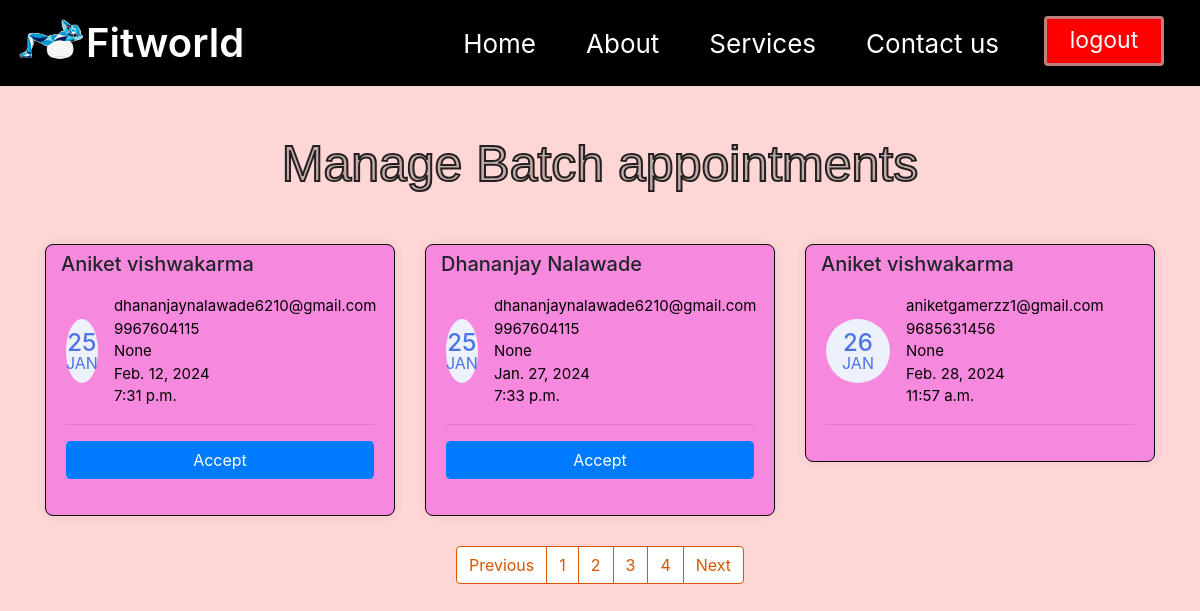
/managebatch?page=2, run on the app's committed database.
### myapp/models.py (models this page shows, shortened)
class Batch_Appointment(models.Model):
    first_name = models.CharField(max_length=255)
    last_name = models.CharField(max_length=255)
    email = models.CharField(max_length=50)
    phone = models.CharField(max_length=10)
    sent_date = models.DateField( auto_now_add=False,default=True)
    accepted = models.BooleanField(default=False)
    accepted_date = models.DateField( auto_now_add=False, null=True, blank=True)
    event_time =models.TimeField(auto_now=True, auto_now_add=False)
    course = models.CharField( max_length=50, null=True)
    request_date =models.DateField(auto_now=False, auto_now_add=False)

### myapp/views.py (the view, shortened to what this page needs)
# urls.py: path("managebatch", ManageBatchAppointmentTemplateView.as_view(), name="bmanage"),
class ManageBatchAppointmentTemplateView(ListView):
    template_name = "BAppointment.html"
    model = Batch_Appointment
    context_object_name = "batch_appointments"
    login_required = True
    paginate_by = 3
    def get_context_data(self,*args, **kwargs):
        context = super().get_context_data(*args, **kwargs)
        appointments = Batch_Appointment.objects.all()
        context.update({
            "title":"Batch Appointments"
        })
        return context

### template/BAppointment.html (shortened to what this page needs)
{% extends '1.html' %}
{% block body %}
<body>
    <div class="container mt-5">
        <div class="content">
            <h3>
                Manage Batch appointments
            </h3>
        </div>
        <div class="row">
        {% for app in batch_appointments %}
            <div class="col-lg-4">
                <div class="card card-margin">
                    <div class="card-header no-border">
                        <h5 class="card-title">{{app.first_name}} {{app.last_name}}</h5>
                    </div>
                    <div class="card-body pt-0">
                        <div class="widget-49">
                            <div class="widget-49-title-wrapper">
                                <div class="widget-49-date-primary">
                                    <span class="widget-49-date-day">{{app.sent_date|date:"d"}}</span>
                                    <span class="widget-49-date-month">{{app.sent_date|date:"M"}}</span>
                                </div>
                                <div class="widget-49-meeting-info">
                                    <span class="widget-49-pro-title">{{app.email}}</span>
                                    <span class="widget-49-pro-title">{{app.phone}}</span>
                                    <span class="widget-49-pro-title">{{app.course}}</span>
                                    <span class="widget-49-pro-title">{{app.request_date}}</span>
                                    <span class="widget-49-pro-title">{{app.event_time}}</span>
                                </div>
                            </div>
                            <hr class="w-100">
                            {% if app.accepted == False %}
                            <form method="POST" action="{% url 'bmanage' %}">
                            <div class="form-group">
                                <input class="btn-block btn-primary form-control" type="submit" value="Accept">
                            </div>
                            </form>
                            {% endif %}
                        </div>
                    </div>
                </div>
            </div>
        {% endfor %}
        </div>
        {% if is_paginated %}
        <div class="wrapper">
            <nav aria-label="Page navigation example">
                <ul class="pagination">
                    {% if page_obj.has_previous %}
                    <li class="page-item"><a class="page-link" href="?page={{page_obj.prebious_page_number}}">Previous</a></li>
                    {% endif %}
                    {% for number in page_obj.paginator.page_range %}
                    <li class="page-item"><a class="page-link" href="?page={{number}}">{{number}}</a></li>
                    {% endfor %}
                    {% if page_obj.has_next %}
                    <li class="page-item"><a class="page-link" href="?page={{page_obj.prebious_page_number}}">Next</a></li>
                    {% endif %}
                </ul>
            </nav>
        </div>
        {% endif %}
        {% endblock body %}

### template/BAppointment.html (style rules this page uses)
body { background-color: #FFD6D6; }
.card-margin { margin-bottom: 1.875rem; }
.card { border: 0; box-shadow: 0px 0px 10px 0px rgba(82, 63, 105, 0.1); -webkit-box-shadow: 0px 0px 10px 0px rgba(82, 63, 105, 0.1); -moz-box-shadow: 0px 0px 10px 0px rgba(82, 63, 105, 0.1); -ms-box-shadow: 0px 0px 10px 0px rgba(82, 63, 105, 0.1); }
.card { position: relative; display: flex; flex-direction: column; min-width: 0; word-wrap: break-word; background-color: #f688de; background-clip: border-box; border: 1px solid #000000; border-radius: 8px; }
.card .card-header.no-border { border: 0; }
.card .card-header { background: none; padding: 0 0.9375rem; font-weight: 500; display: flex; align-items: center; min-height: 50px; }
.card-header:first-child { border-radius: calc(8px - 1px) calc(8px - 1px) 0 0; }
.widget-49 .widget-49-title-wrapper { display: flex; align-items: center; }
.widget-49 .widget-49-title-wrapper .widget-49-date-primary { display: flex; align-items: center; justify-content: center; flex-direction: column; background-color: #edf1fc; width: 4rem; height: 4rem; border-radius: 50%; }
.widget-49 .widget-49-title-wrapper .widget-49-date-primary .widget-49-date-day { color: #4e73e5; font-weight: 500; font-size: 1.5rem; line-height: 1; }
.widget-49 .widget-49-title-wrapper .widget-49-date-primary .widget-49-date-month { color: #4e73e5; line-height: 1; font-size: 1rem; text-transform: uppercase; }
.widget-49 .widget-49-title-wrapper .widget-49-meeting-info { display: flex; flex-direction: column; margin-left: 1rem; }
.widget-49 .widget-49-title-wrapper .widget-49-meeting-info .widget-49-pro-title { color: #000000; font-size: 15px; }
.wrapper { display: flex; justify-content: center; align-items: center }
.page-link { position: relative; display: block; color: #D85600 !important; text-decoration: none; background-color: #fff; border: 1px solid #D85600 !important }
.content h3 { font-size: 50px; text-align: center; margin-bottom: 50px; -webkit-text-stroke-color: rgb(36, 32, 32); -webkit-text-stroke-width: 2px; color: rgb(195, 171, 171); font-family: 'Fasthand', cursive; font-family: 'Poppins', sans-serif; font-family: 'Russo One', sans-serif; }

### data on the page
Batch_Appointment: first_name "Aniket", last_name "vishwakarma", sent_date "25", sent_date "JAN", email "dhananjaynalawade6210@gmail.com", phone "9967604115", course "None", request_date "Feb. 12, 2024", event_time "7:31 p.m."
Batch_Appointment: first_name "Dhananjay", last_name "Nalawade", sent_date "25", sent_date "JAN", email "dhananjaynalawade6210@gmail.com", phone "9967604115", course "None", request_date "Jan. 27, 2024", event_time "7:33 p.m."
Batch_Appointment: first_name "Aniket", last_name "vishwakarma", sent_date "26", sent_date "JAN", email "aniketgamerzz1@gmail.com", phone "9685631456", course "None", request_date "Feb. 28, 2024", event_time "11:57 a.m."

### other printed values
{{ number }} "1" "2" "3" "4"
